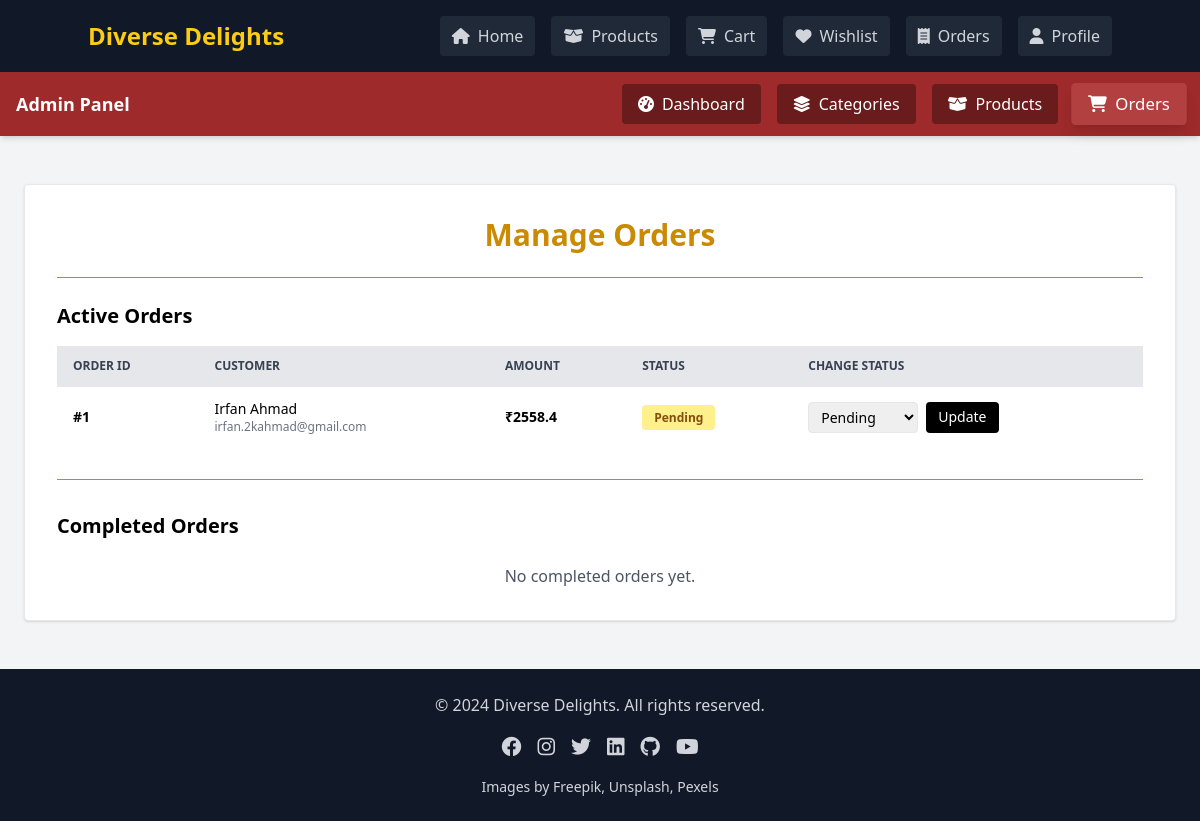
Page /admin/orders (signed in) on the committed database.
### models/order.py (models this page shows)
class Order(db.Model):
    __tablename__ = "order"
    id = db.Column(db.Integer, primary_key=True)
    user_id = db.Column(
        db.Integer,
        db.ForeignKey("user.id"),
        nullable=False
    )
    user = db.relationship(
        "User",
        back_populates="orders"
    )
    total_amount = db.Column(db.Float, nullable=False)
    payment_method = db.Column(db.String(50))
    payment_status = db.Column(db.String(50), default="Pending")
    order_status = db.Column(db.String(50), default="Placed")
    order_items = db.relationship(
        "OrderItem",
        back_populates="order",
        cascade="all, delete-orphan"
    )
    full_name = db.Column(db.String(100), nullable=False)
    phone = db.Column(db.String(20), nullable=False)
    address = db.Column(db.String(255), nullable=False)
    city = db.Column(db.String(100), nullable=False)
    state = db.Column(db.String(100), nullable=False)
    pincode = db.Column(db.String(10), nullable=False)
    razorpay_order_id = db.Column(db.String(100))
    razorpay_payment_id = db.Column(db.String(100))
    created_at = db.Column(db.DateTime, default=datetime.utcnow)

### models/user.py (models this page shows)
class User(db.Model):
    __tablename__ = "user"
    id = db.Column(db.Integer, primary_key=True)
    email = db.Column(db.String(120), unique=True, nullable=False, index=True)
    contact_number = db.Column(db.String(20), nullable=False)
    first_name = db.Column(db.String(50), nullable=False)
    last_name = db.Column(db.String(50), nullable=False)
    password_hash = db.Column(db.String(255), nullable=False)
    is_admin = db.Column(db.Boolean, default=False)
    created_at = db.Column(db.DateTime, default=datetime.utcnow)
    updated_at = db.Column(
        db.DateTime,
        default=datetime.utcnow,
        onupdate=datetime.utcnow
    )
    reviews = db.relationship(
        "Review",
        back_populates="user",
        cascade="all, delete-orphan"
    )
    wishlist = db.relationship(
        "Wishlist",
        back_populates="user",
        uselist=False,
        cascade="all, delete-orphan"
    )
    cart = db.relationship(
        "Cart",
        back_populates="user",
        uselist=False,
        cascade="all, delete-orphan"
    )
    orders = db.relationship(
        "Order",
        back_populates="user",
        lazy=True
    )

### app.py (the view)
@app.route("/admin/orders")
@admin_required
def admin_orders():
    all_orders = Order.query.order_by(Order.created_at.desc()).all()
    active_orders = [o for o in all_orders if o.order_status in ["Pending", "Processing", "Shipped"]]
    completed_orders = [o for o in all_orders if o.order_status == "Delivered"]
    return render_template(
        "/admin/admin_manage_orders.html",
        active_orders=active_orders,
        completed_orders=completed_orders
    )

### app.py (called while the page is built)
def admin_required(f):
    @wraps(f)
    def wrapper(*args, **kwargs):
        if "user" not in session:
            session['toast'] = {"type": "warning", "message": "Please log in first."}
            return redirect("/auth/login")
        if not session["user"]["is_admin"]:
            session['toast'] = {"type": "error", "message": "Admin access required."}
            return redirect("/")
        return f(*args, **kwargs)
    return wrapper

### templates/admin/admin_manage_orders.html (shortened to what this page needs)
<!DOCTYPE html>
<html>
<head>
    <script src="https://cdn.tailwindcss.com"></script>
</head>
<body class="flex flex-col min-h-screen bg-gray-100">
    {% include "components/navbar.html" %}
    {% if session.get("user") and session["user"].get("is_admin") %}
    {% include "components/admin_navbar.html" %}
    {% endif %}
    <main class="flex-grow py-12">
        <div class="max-w-6xl mx-auto bg-white p-8 rounded shadow border">
            <h1 class="text-3xl font-bold text-center text-yellow-600">
                Manage Orders
            </h1>
            <hr class="my-6 border-yellow-600">
            <h2 class="text-xl font-semibold mb-4">Active Orders</h2>
            {% if active_orders %}
            <div class="overflow-x-auto">
                <table class="min-w-full text-sm text-left divide-y">
                    <thead class="bg-gray-200 uppercase text-xs text-gray-700">
                        <tr>
                            <th class="px-4 py-3">Order ID</th>
                            <th class="px-4 py-3">Customer</th>
                            <th class="px-4 py-3">Amount</th>
                            <th class="px-4 py-3">Status</th>
                            <th class="px-4 py-3">Change Status</th>
                        </tr>
                    </thead>
                    <tbody class="divide-y">
                        {% for order in active_orders %}
                        <tr class="hover:bg-gray-50">
                            <td class="px-4 py-3 font-semibold">
                                #{{ order.id }}
                            </td>
                            <td class="px-4 py-3">
                                {{ order.full_name }}
                                <div class="text-gray-500 text-xs">
                                    {{ order.user.email }}
                                </div>
                            </td>
                            <td class="px-4 py-3 font-semibold">
                                ₹{{ order.total_amount }}
                            </td>
                            <td class="px-4 py-3">
                                {% if order.payment_status == "Pending" %}
                                <span class="px-3 py-1 bg-yellow-200 text-yellow-800 rounded text-xs font-semibold">
                                    Pending
                                </span>
                                {% elif order.payment_status == "Processing" %}
                                <span class="px-3 py-1 bg-blue-200 text-blue-800 rounded text-xs font-semibold">
                                    Processing
                                </span>
                                {% elif order.payment_status == "Shipped" %}
                                <span class="px-3 py-1 bg-purple-200 text-purple-800 rounded text-xs font-semibold">
                                    Shipped
                                </span>
                                {% else %}
                                <span class="px-3 py-1 bg-green-200 text-green-800 rounded text-xs font-semibold">
                                    {{ order.payment_status }}
                                </span>
                                {% endif %}
                            </td>
                            <td class="px-4 py-3">
                                <form action="/admin/update-order-status/{{ order.id }}" method="POST"
                                    class="flex gap-2">
                                    <select name="status" class="border rounded px-2 py-1 text-sm">
                                        {% for status in ["Pending", "Processing", "Shipped", "Delivered"] %}
                                        <option value="{{ status }}" {% if order.order_status==status %}selected{% endif
                                            %}>
                                            {{ status }}
                                        </option>
                                        {% endfor %}
                                    </select>
                                    <button type="submit"
                                        class="px-3 py-1 bg-black text-white rounded hover:bg-gray-800 text-sm">Update</button>
                                </form>
                            </td>
                        </tr>
                        {% endfor %}
                    </tbody>
                </table>
            </div>
            {% else %}
            <p class="text-center text-gray-600 mt-6">
                No active orders.
            </p>
            {% endif %}
            <hr class="my-8 border-yellow-600">
            <h2 class="text-xl font-semibold mb-4">Completed Orders</h2>
            {% if completed_orders %}
            <div class="overflow-x-auto">
                <table class="min-w-full text-sm text-left divide-y">
                    <thead class="bg-gray-200 uppercase text-xs text-gray-700">
                        <tr>
                            <th class="px-4 py-3">Order ID</th>
                            <th class="px-4 py-3">Customer</th>
                            <th class="px-4 py-3">Amount</th>
                            <th class="px-4 py-3">Status</th>
                        </tr>
                    </thead>
                    <tbody class="divide-y">
                        {% for order in completed_orders %}
                        <tr class="hover:bg-gray-50">
                            <td class="px-4 py-3 font-semibold">
                                #{{ order.id }}
                            </td>
                            <td class="px-4 py-3">
                                {{ order.full_name }}
                                <div class="text-gray-500 text-xs">
                                    {{ order.user.email }}
                                </div>
                            </td>
                            <td class="px-4 py-3 font-semibold">
                                ₹{{ order.total_amount }}
                            </td>
                            <td class="px-4 py-3">
                                <span class="px-3 py-1 bg-green-200 text-green-800 rounded text-xs font-semibold">
                                    Delivered
                                </span>
                            </td>
                        </tr>
                        {% endfor %}
                    </tbody>
                </table>
            </div>
            {% else %}
            <p class="text-center text-gray-600 mt-6">
                No completed orders yet.
            </p>
            {% endif %}
        </div>
    </main>
    {% include "components/footer.html" %}
    {% include "components/alerts.html" %}
</body>
</html>

### rows in the picture
Order: id "1", full_name "Irfan Ahmad", user.email "irfan.2kahmad@gmail.com", total_amount "2558.4", payment_status "Pending", status "Pending"

### other values in the picture
{{ label }} "Home" "Products" "Cart" "Wishlist" "Orders"
{{ label }} "Dashboard" "Categories" "Products" "Orders"
